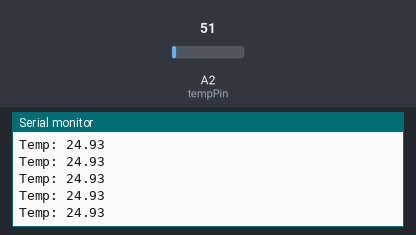
Recording of a sketch running on a simulated Arduino Uno, built with avr-gcc and run on an emulated ATmega328P. On the bench: the last lines printed to the serial monitor. The test bench sets the inputs (shaded band); at power-on: A2 (tempPin) = 51.

Above: at 1.2 s.
1.3 s: A2 (tempPin) set to 61
At 1.31 s:
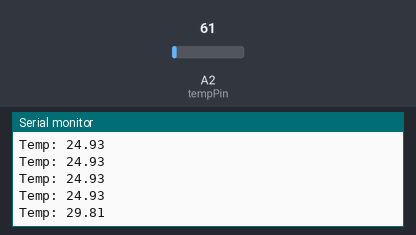
2.8 s: A2 (tempPin) set to 71
At 2.82 s:
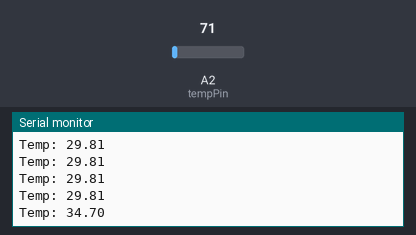
Timing chart, 0 to 5.8 s (numbered marks = the images above; inputs shaded):
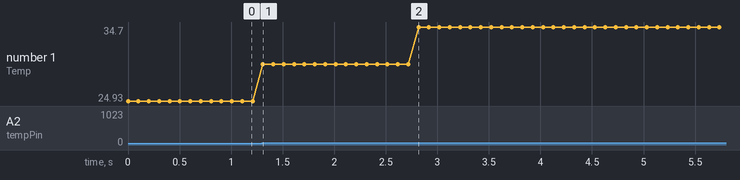

Measured:
- after the input at 1.3 s, the serial monitor: prints a new line at once (image 1)
- after the input at 2.8 s, the serial monitor: prints a new line at once (image 2)
- plotted number 1: 24.93 → 29.81 after the input at 1.3 s, 29.81 → 34.7 after the input at 2.8 s

The sketch:

temperatureSensor.ino
```cpp
#include <math.h>

int val;
int tempPin = 2;

char data[100];
float myFloat = 99.9911;

void setup() {
  Serial.begin(9600);
}

void loop() {
  val = analogRead(tempPin);
  float mv = (val/1023.0)*5000;
  float cel = mv/10;
  Serial.print("Temp: "); Serial.println(cel);
  delay(100);

//  dtostrf(cel, 4, 2, data);
//  Serial.print("String version: "); Serial.println(data);
}
```
